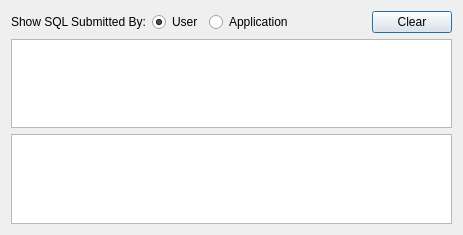
<?xml version="1.0" encoding="UTF-8"?>
<ui version="4.0">
 <class>LogDialog</class>
 <widget class="QDialog" name="LogDialog">
  <property name="geometry">
   <rect>
    <x>0</x>
    <y>0</y>
    <width>463</width>
    <height>235</height>
   </rect>
  </property>
  <property name="windowTitle">
   <string/>
  </property>
  <layout class="QVBoxLayout" name="verticalLayout">
   <item>
    <layout class="QHBoxLayout" name="horizontalLayout">
     <item>
      <widget class="QLabel" name="label">
       <property name="text">
        <string>Show SQL Submitted By:</string>
       </property>
      </widget>
     </item>
     <item>
      <widget class="QRadioButton" name="rdoUser">
       <property name="text">
        <string>User</string>
       </property>
       <property name="checked">
        <bool>true</bool>
       </property>
      </widget>
     </item>
     <item>
      <widget class="QRadioButton" name="rdoApp">
       <property name="text">
        <string>Application</string>
       </property>
      </widget>
     </item>
     <item>
      <spacer name="horizontalSpacer">
       <property name="orientation">
        <enum>Qt::Horizontal</enum>
       </property>
       <property name="sizeHint" stdset="0">
        <size>
         <width>40</width>
         <height>20</height>
        </size>
       </property>
      </spacer>
     </item>
     <item>
      <widget class="QPushButton" name="pushButton">
       <property name="text">
        <string>Clear</string>
       </property>
      </widget>
     </item>
    </layout>
   </item>
   <item>
    <widget class="QListWidget" name="lstUser"/>
   </item>
   <item>
    <widget class="QListWidget" name="lstApp"/>
   </item>
  </layout>
 </widget>
 <resources/>
 <connections>
  <connection>
   <sender>rdoUser</sender>
   <signal>toggled(bool)</signal>
   <receiver>lstUser</receiver>
   <slot>setVisible(bool)</slot>
   <hints>
    <hint type="sourcelabel">
     <x>141</x>
     <y>20</y>
    </hint>
    <hint type="destinationlabel">
     <x>143</x>
     <y>79</y>
    </hint>
   </hints>
  </connection>
  <connection>
   <sender>rdoApp</sender>
   <signal>toggled(bool)</signal>
   <receiver>lstApp</receiver>
   <slot>setVisible(bool)</slot>
   <hints>
    <hint type="sourcelabel">
     <x>229</x>
     <y>22</y>
    </hint>
    <hint type="destinationlabel">
     <x>229</x>
     <y>184</y>
    </hint>
   </hints>
  </connection>
  <connection>
   <sender>pushButton</sender>
   <signal>clicked()</signal>
   <receiver>lstUser</receiver>
   <slot>clear()</slot>
   <hints>
    <hint type="sourcelabel">
     <x>413</x>
     <y>24</y>
    </hint>
    <hint type="destinationlabel">
     <x>397</x>
     <y>62</y>
    </hint>
   </hints>
  </connection>
  <connection>
   <sender>pushButton</sender>
   <signal>clicked()</signal>
   <receiver>lstApp</receiver>
   <slot>clear()</slot>
   <hints>
    <hint type="sourcelabel">
     <x>435</x>
     <y>16</y>
    </hint>
    <hint type="destinationlabel">
     <x>446</x>
     <y>177</y>
    </hint>
   </hints>
  </connection>
 </connections>
</ui>
